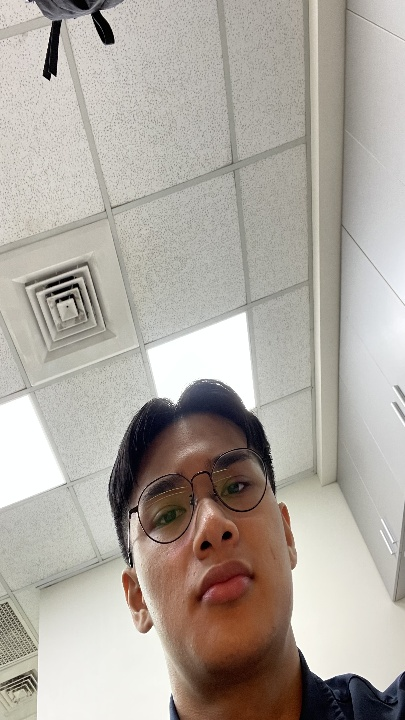
#> input picture HW1_A watermarking technique based on the least significant bit/Images/resized_effect.jpg, 405 x 720 px, found by its file name
$ python gray_img_code.py
#> lines starting #> are read from the running program, lines starting #| are printed output that depends on the picture
import cv2


image = cv2.imread('resized_effect.jpg')
#> image is the input picture: shape (720, 405, 3); mean B, G, R 160.2, 168.1, 174.8
output_ROTATE_180 = cv2.rotate(image, cv2.ROTATE_180)
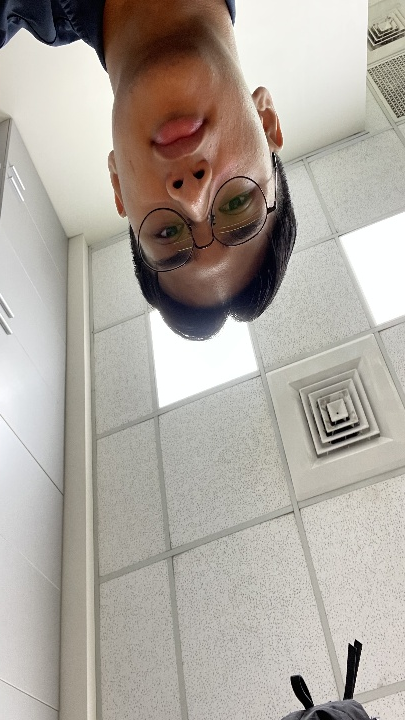
#> output_ROTATE_180: shape (720, 405, 3); mean B, G, R 160.2, 168.1, 174.8
image = cv2.cvtColor(output_ROTATE_180, cv2.COLOR_BGR2GRAY)
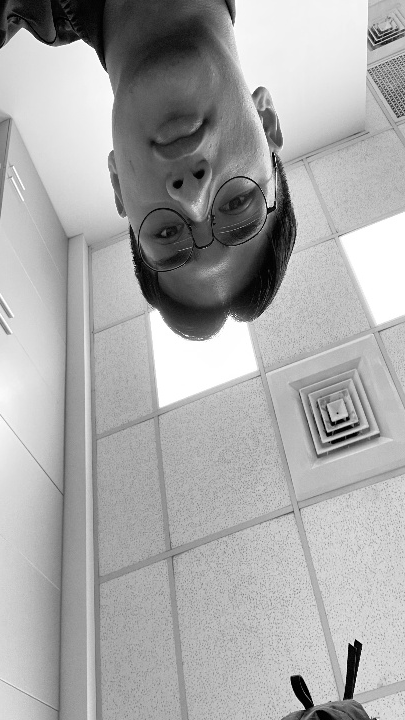
#> image: shape (720, 405); min 0, max 255, mean 169.2

cv2.imshow('Result_effect', image)
cv2.imwrite('resized_gray_effect.jpg', image)
cv2.waitKey(0)

$ run again, with HW1_A watermarking technique based on the least significant bit/Images/LINE_P2023920_165016.jpg copied over HW1_A watermarking technique based on the least significant bit/Images/resized_effect.jpg
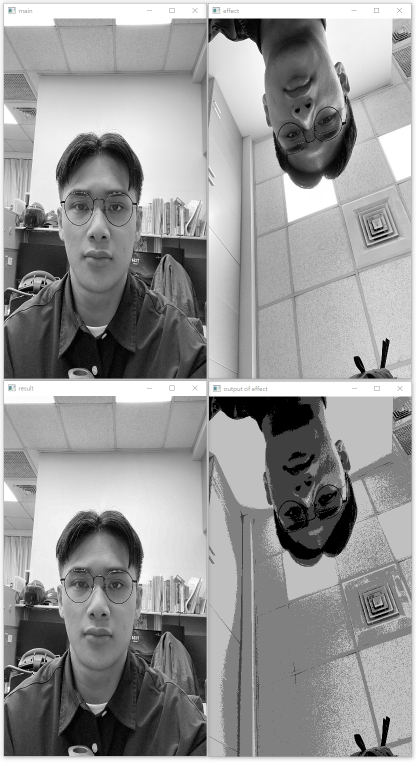
#> input picture HW1_A watermarking technique based on the least significant bit/Images/LINE_P2023920_165016.jpg, 832 x 1523 px, found by its file name (shown at 1/2 size)
#> image is the input picture: shape (1523, 832, 3); mean B, G, R 150.3, 150.3, 150.3
#> `output_ROTATE_180 = cv2.rotate(image, cv2.ROTATE_180)`:
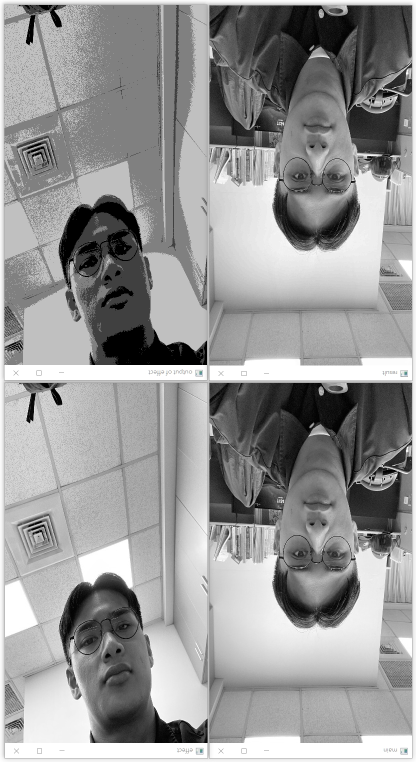
#> output_ROTATE_180: shape (1523, 832, 3) (shown at 1/2 size); mean B, G, R 150.3, 150.3, 150.3
#> image: shape (1523, 832)

$ run again, with HW1_A watermarking technique based on the least significant bit/Images/main.jpg copied over HW1_A watermarking technique based on the least significant bit/Images/resized_effect.jpg
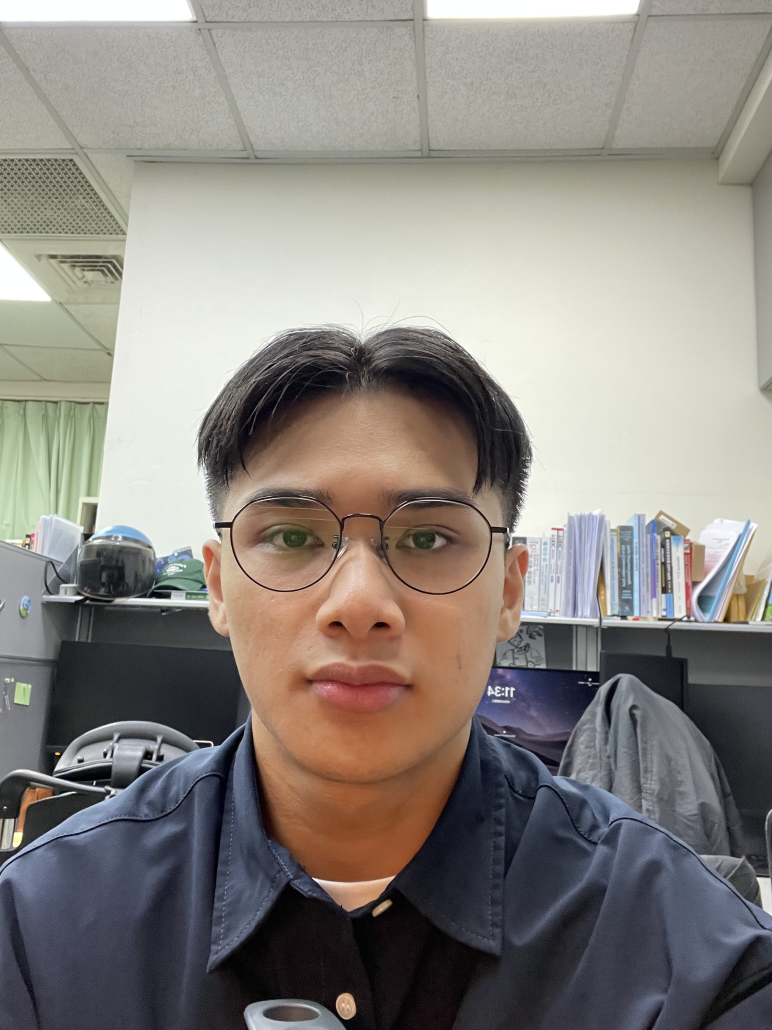
#> input picture HW1_A watermarking technique based on the least significant bit/Images/main.jpg, 2316 x 3088 px, found by its file name (shown at 1/3 size)
#> image is the input picture: shape (3088, 2316, 3); mean B, G, R 127.6, 132.8, 137.9
#> `output_ROTATE_180 = cv2.rotate(image, cv2.ROTATE_180)`:
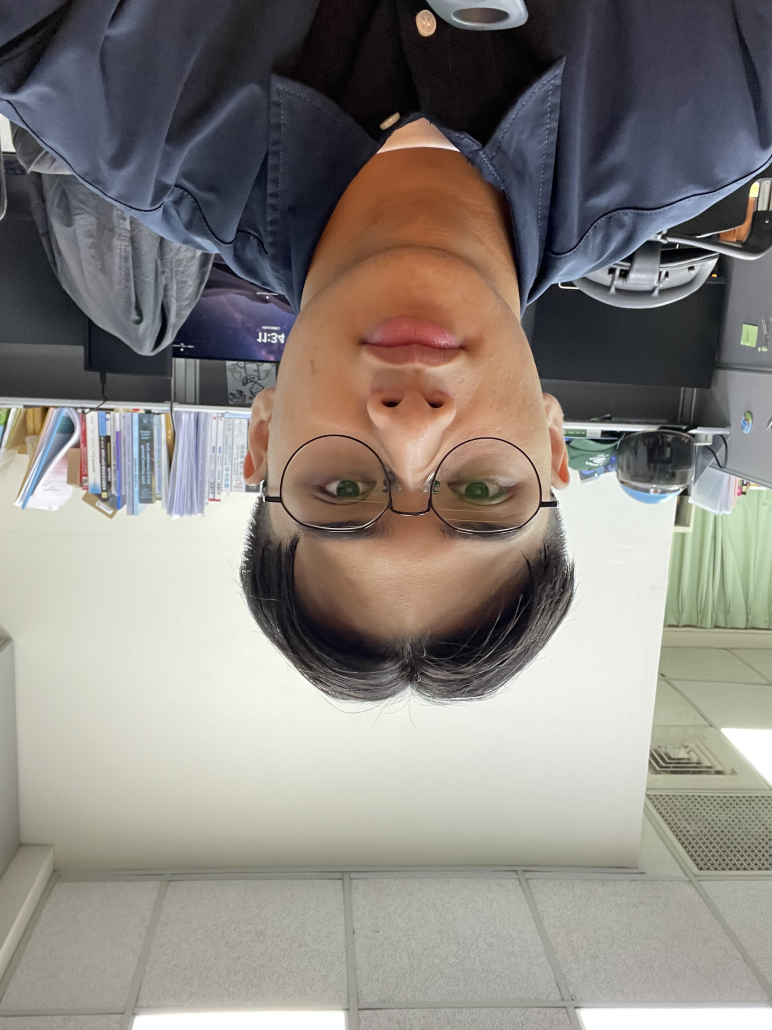
#> output_ROTATE_180: shape (3088, 2316, 3) (shown at 1/3 size); mean B, G, R 127.6, 132.8, 137.9
#> `image = cv2.cvtColor(output_ROTATE_180, cv2.COLOR_BGR2GRAY)`:
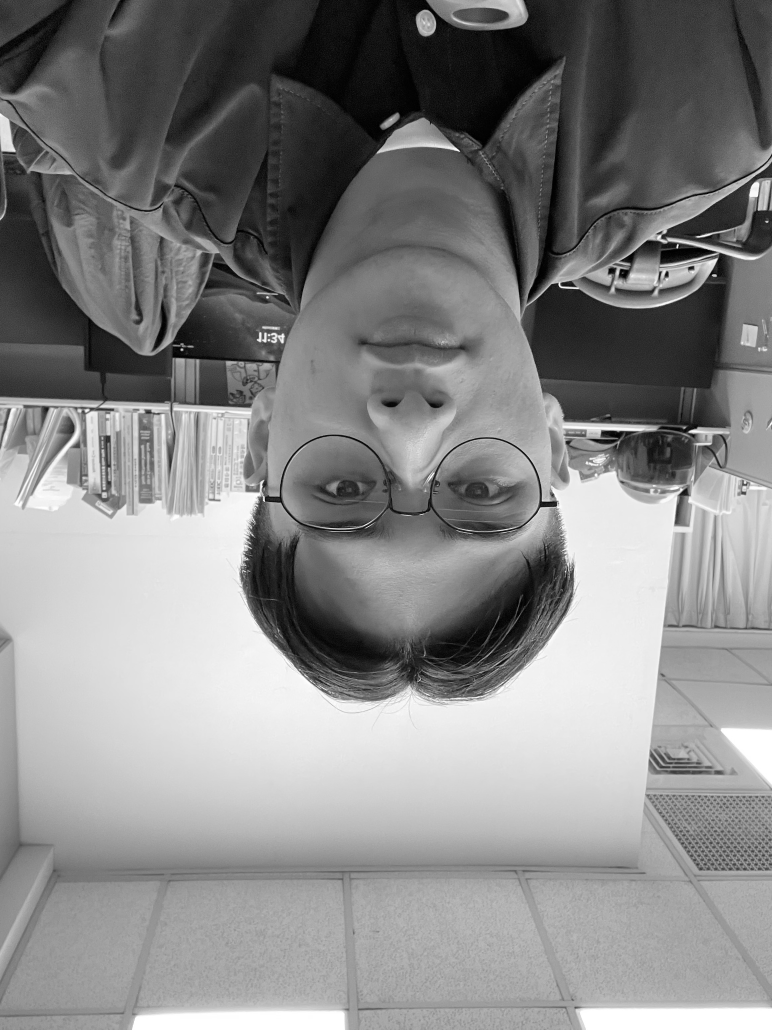
#> image: shape (3088, 2316) (shown at 1/3 size); min 0, max 255, mean 133.7
